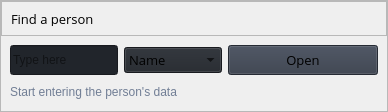
                        <widget class="QFrame" name="row_1">
                         <property name="sizePolicy">
                          <sizepolicy hsizetype="Preferred" vsizetype="Preferred">
                           <horstretch>0</horstretch>
                           <verstretch>0</verstretch>
                          </sizepolicy>
                         </property>
                         <property name="frameShape">
                          <enum>QFrame::StyledPanel</enum>
                         </property>
                         <property name="frameShadow">
                          <enum>QFrame::Raised</enum>
                         </property>
                         <layout class="QVBoxLayout" name="verticalLayout_16">
                          <property name="spacing">
                           <number>0</number>
                          </property>
                          <property name="leftMargin">
                           <number>0</number>
                          </property>
                          <property name="topMargin">
                           <number>0</number>
                          </property>
                          <property name="rightMargin">
                           <number>0</number>
                          </property>
                          <property name="bottomMargin">
                           <number>0</number>
                          </property>
                          <item>
                           <widget class="QFrame" name="frame_div_content_1">
                            <property name="minimumSize">
                             <size>
                              <width>0</width>
                              <height>110</height>
                             </size>
                            </property>
                            <property name="maximumSize">
                             <size>
                              <width>16777215</width>
                              <height>110</height>
                             </size>
                            </property>
                            <property name="frameShape">
                             <enum>QFrame::NoFrame</enum>
                            </property>
                            <property name="frameShadow">
                             <enum>QFrame::Raised</enum>
                            </property>
                            <layout class="QVBoxLayout" name="verticalLayout_17">
                             <property name="spacing">
                              <number>0</number>
                             </property>
                             <property name="leftMargin">
                              <number>0</number>
                             </property>
                             <property name="topMargin">
                              <number>0</number>
                             </property>
                             <property name="rightMargin">
                              <number>0</number>
                             </property>
                             <property name="bottomMargin">
                              <number>0</number>
                             </property>
                             <item>
                              <widget class="QFrame" name="frame_title_wid_1">
                               <property name="maximumSize">
                                <size>
                                 <width>16777215</width>
                                 <height>35</height>
                                </size>
                               </property>
                               <property name="frameShape">
                                <enum>QFrame::StyledPanel</enum>
                               </property>
                               <property name="frameShadow">
                                <enum>QFrame::Raised</enum>
                               </property>
                               <layout class="QVBoxLayout" name="verticalLayout_18">
                                <item>
                                 <widget class="QLabel" name="labelBoxBlenderInstalation">
                                  <property name="font">
                                   <font>
                                    <family>Open Sans</family>
                                    <pointsize>10</pointsize>
                                    <weight>50</weight>
                                    <italic>false</italic>
                                    <bold>false</bold>
                                   </font>
                                  </property>
                                  <property name="styleSheet">
                                   <string notr="true"/>
                                  </property>
                                  <property name="text">
                                   <string>Find a person</string>
                                  </property>
                                 </widget>
                                </item>
                               </layout>
                              </widget>
                             </item>
                             <item>
                              <widget class="QFrame" name="frame_content_wid_1">
                               <property name="frameShape">
                                <enum>QFrame::NoFrame</enum>
                               </property>
                               <property name="frameShadow">
                                <enum>QFrame::Raised</enum>
                               </property>
                               <layout class="QHBoxLayout" name="horizontalLayout_9">
                                <item>
                                 <layout class="QGridLayout" name="gridLayout">
                                  <property name="bottomMargin">
                                   <number>0</number>
                                  </property>
                                  <item row="0" column="0">
                                   <widget class="QLineEdit" name="lineEdit">
                                    <property name="minimumSize">
                                     <size>
                                      <width>0</width>
                                      <height>30</height>
                                     </size>
                                    </property>
                                    <property name="styleSheet">
                                     <string notr="true">background-color: rgb(33, 37, 43);</string>
                                    </property>
                                    <property name="text">
                                     <string/>
                                    </property>
                                    <property name="placeholderText">
                                     <string>Type here</string>
                                    </property>
                                   </widget>
                                  </item>
                                  <item row="0" column="2">
                                   <widget class="QPushButton" name="pushButton">
                                    <property name="minimumSize">
                                     <size>
                                      <width>150</width>
                                      <height>30</height>
                                     </size>
                                    </property>
                                    <property name="font">
                                     <font>
                                      <family>Open Sans</family>
                                      <pointsize>10</pointsize>
                                      <weight>50</weight>
                                      <italic>false</italic>
                                      <bold>false</bold>
                                     </font>
                                    </property>
                                    <property name="cursor">
                                     <cursorShape>PointingHandCursor</cursorShape>
                                    </property>
                                    <property name="styleSheet">
                                     <string notr="true">background-color: rgb(52, 59, 72);</string>
                                    </property>
                                    <property name="text">
                                     <string>Open</string>
                                    </property>
                                    <property name="icon">
                                     <iconset resource="resources.qrc">
                                      <normaloff>:/icons/images/icons/cil-magnifying-glass.png</normaloff>:/icons/images/icons/cil-magnifying-glass.png</iconset>
                                    </property>
                                   </widget>
                                  </item>
                                  <item row="1" column="0" colspan="3">
                                   <widget class="QLabel" name="labelVersion_3">
                                    <property name="styleSheet">
                                     <string notr="true">color: rgb(113, 126, 149);</string>
                                    </property>
                                    <property name="lineWidth">
                                     <number>1</number>
                                    </property>
                                    <property name="text">
                                     <string>Start entering the person's data</string>
                                    </property>
                                    <property name="alignment">
                                     <set>Qt::AlignLeading|Qt::AlignLeft|Qt::AlignVCenter</set>
                                    </property>
                                   </widget>
                                  </item>
                                  <item row="0" column="1">
                                   <widget class="QComboBox" name="comboBox">
                                    <property name="font">
                                     <font>
                                      <family>Open Sans</family>
                                      <pointsize>10</pointsize>
                                      <weight>50</weight>
                                      <italic>false</italic>
                                      <bold>false</bold>
                                     </font>
                                    </property>
                                    <property name="autoFillBackground">
                                     <bool>false</bool>
                                    </property>
                                    <property name="styleSheet">
                                     <string notr="true">background-color: rgb(33, 37, 43);</string>
                                    </property>
                                    <property name="iconSize">
                                     <size>
                                      <width>16</width>
                                      <height>16</height>
                                     </size>
                                    </property>
                                    <property name="frame">
                                     <bool>true</bool>
                                    </property>
                                    <item>
                                     <property name="text">
                                      <string>Name</string>
                                     </property>
                                    </item>
                                    <item>
                                     <property name="text">
                                      <string>Passport ID</string>
                                     </property>
                                    </item>
                                    <item>
                                     <property name="text">
                                      <string>Subdivision</string>
                                     </property>
                                    </item>
                                   </widget>
                                  </item>
                                 </layout>
                                </item>
                               </layout>
                              </widget>
                             </item>
                            </layout>
                           </widget>
                          </item>
                         </layout>
                        </widget>
